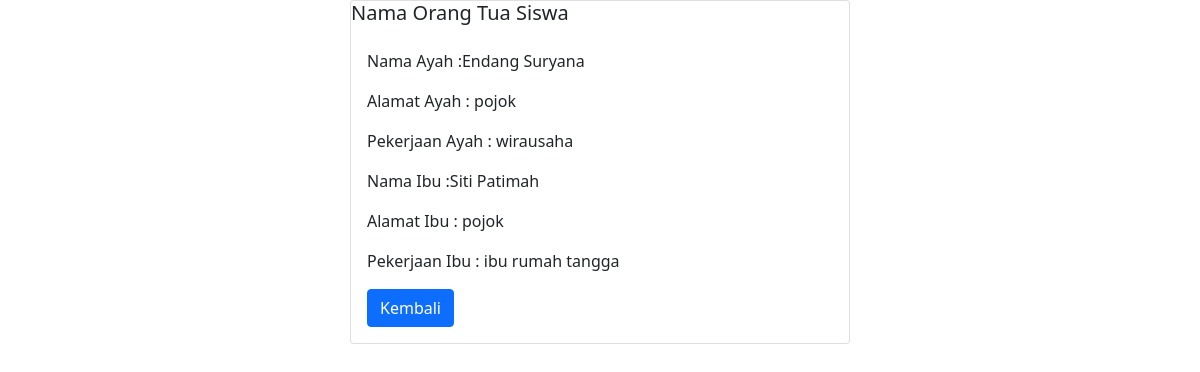
/detail_data.php?id_siswa=17, run on the app's committed database.
### tables this page shows
CREATE TABLE `orangtua` (
  `nama_ayah` text NOT NULL,
  `alamat_ayah` text NOT NULL,
  `pekerjaan_ayah` text NOT NULL,
  `nama_ibu` text NOT NULL,
  `alamat_ibu` text NOT NULL,
  `pekerjaan_ibu` text NOT NULL,
  `id_siswa` int(11) NOT NULL
);

### detail_data.php (the view, shortened to what this page needs)
<!DOCTYPE html>
<html>
<head>
</head>
<link href="https://cdn.jsdelivr.net/npm/bootstrap@5.1.3/dist/css/bootstrap.min.css" rel="stylesheet">
<body>
<?php
    if(isset($_GET['id_siswa'])){
        $id_siswa   =$_GET['id_siswa'];
    }
    else {
        die ("Error. No ID Selected!");
    }
    include "koneksi.php";
    $query=mysqli_query($db, "SELECT * FROM orangtua WHERE id_siswa='$id_siswa'");
    $ortu=mysqli_fetch_array($query);
?>
<div class="mx-auto" style="width: 500px;">
<div class="card mb-3" style="max-width: 540px;">
    <h5 class="card-title">Nama Orang Tua Siswa</h5>
    <div class="col-md-8">
      <div class="card-body">
        <p class="card-text">Nama Ayah            :<?= $ortu['nama_ayah'];?></p>
        <p class="card-text">Alamat Ayah          : <?= $ortu['alamat_ayah'];?></p>
        <p class="card-text">Pekerjaan Ayah       : <?= $ortu['pekerjaan_ayah'];?></p>
        <p class="card-text">Nama Ibu             :<?= $ortu['nama_ibu'];?></p>
        <p class="card-text">Alamat Ibu           : <?= $ortu['alamat_ibu'];?></p>
        <p class="card-text">Pekerjaan Ibu        : <?= $ortu['pekerjaan_ibu'];?></p>
        <a href="index.php" class="btn btn-primary">Kembali</a>
  </div>
</div>
    </div>
    </div>
</body>
</html>

### data on the page
orangtua: nama_ayah "Endang Suryana", alamat_ayah "pojok", pekerjaan_ayah "wirausaha", nama_ibu "Siti Patimah", alamat_ibu "pojok", pekerjaan_ibu "ibu rumah tangga"
